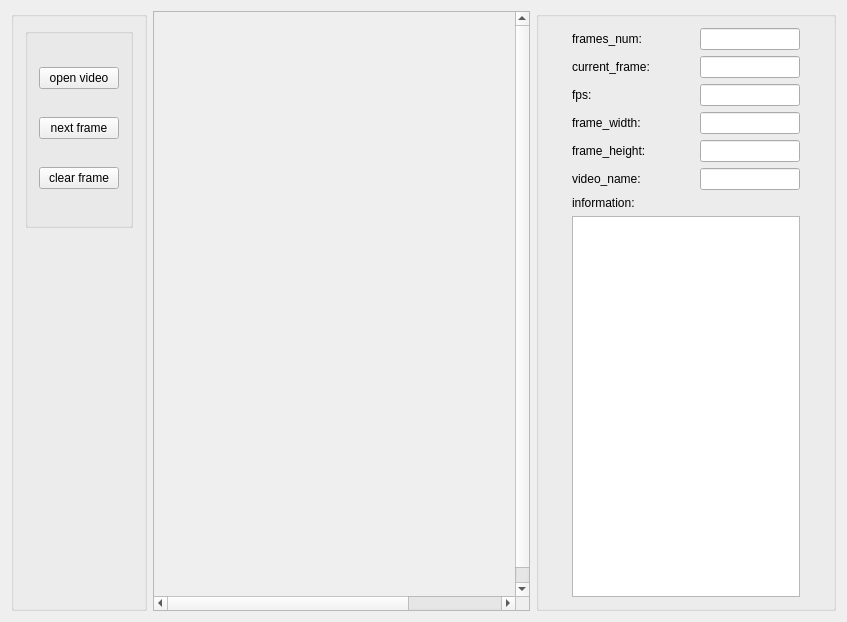
<?xml version="1.0" encoding="UTF-8"?>
<ui version="4.0">
 <class>MainWindow</class>
 <widget class="QMainWindow" name="MainWindow">
  <property name="geometry">
   <rect>
    <x>0</x>
    <y>0</y>
    <width>847</width>
    <height>622</height>
   </rect>
  </property>
  <property name="sizePolicy">
   <sizepolicy hsizetype="Expanding" vsizetype="Expanding">
    <horstretch>0</horstretch>
    <verstretch>0</verstretch>
   </sizepolicy>
  </property>
  <property name="windowTitle">
   <string>MainWindow</string>
  </property>
  <widget class="QWidget" name="centralWidget">
   <layout class="QGridLayout" name="gridLayout_4">
    <item row="0" column="0">
     <widget class="QGroupBox" name="groupBox_2">
      <property name="maximumSize">
       <size>
        <width>200</width>
        <height>16777215</height>
       </size>
      </property>
      <property name="title">
       <string/>
      </property>
      <layout class="QGridLayout" name="gridLayout">
       <item row="0" column="0">
        <widget class="QGroupBox" name="groupBox_3">
         <property name="minimumSize">
          <size>
           <width>0</width>
           <height>200</height>
          </size>
         </property>
         <property name="maximumSize">
          <size>
           <width>150</width>
           <height>400</height>
          </size>
         </property>
         <property name="title">
          <string/>
         </property>
         <layout class="QGridLayout" name="gridLayout_5">
          <item row="0" column="0">
           <widget class="QPushButton" name="o_v_Button">
            <property name="text">
             <string>open video</string>
            </property>
           </widget>
          </item>
          <item row="1" column="0">
           <widget class="QPushButton" name="n_f_Button">
            <property name="text">
             <string>next frame</string>
            </property>
           </widget>
          </item>
          <item row="2" column="0">
           <widget class="QPushButton" name="c_f_Button">
            <property name="text">
             <string>clear frame</string>
            </property>
           </widget>
          </item>
         </layout>
        </widget>
       </item>
       <item row="1" column="0">
        <spacer name="verticalSpacer">
         <property name="orientation">
          <enum>Qt::Vertical</enum>
         </property>
         <property name="sizeHint" stdset="0">
          <size>
           <width>20</width>
           <height>40</height>
          </size>
         </property>
        </spacer>
       </item>
      </layout>
     </widget>
    </item>
    <item row="0" column="3">
     <widget class="QGroupBox" name="groupBox">
      <property name="maximumSize">
       <size>
        <width>300</width>
        <height>16777215</height>
       </size>
      </property>
      <property name="title">
       <string/>
      </property>
      <layout class="QGridLayout" name="gridLayout_3">
       <item row="2" column="0">
        <widget class="QLabel" name="label_3">
         <property name="maximumSize">
          <size>
           <width>100</width>
           <height>16777215</height>
          </size>
         </property>
         <property name="text">
          <string>current_frame:</string>
         </property>
        </widget>
       </item>
       <item row="2" column="1">
        <widget class="QLineEdit" name="currentFrameNumLine">
         <property name="maximumSize">
          <size>
           <width>100</width>
           <height>16777215</height>
          </size>
         </property>
        </widget>
       </item>
       <item row="0" column="0">
        <widget class="QLabel" name="label">
         <property name="maximumSize">
          <size>
           <width>100</width>
           <height>16777215</height>
          </size>
         </property>
         <property name="text">
          <string>frames_num:</string>
         </property>
        </widget>
       </item>
       <item row="8" column="1">
        <widget class="QLineEdit" name="frameHeightLine">
         <property name="maximumSize">
          <size>
           <width>100</width>
           <height>16777215</height>
          </size>
         </property>
        </widget>
       </item>
       <item row="6" column="0">
        <widget class="QLabel" name="frame_width_lab">
         <property name="maximumSize">
          <size>
           <width>150</width>
           <height>16777215</height>
          </size>
         </property>
         <property name="text">
          <string>frame_width:</string>
         </property>
        </widget>
       </item>
       <item row="4" column="0">
        <widget class="QLabel" name="label_5">
         <property name="maximumSize">
          <size>
           <width>150</width>
           <height>16777215</height>
          </size>
         </property>
         <property name="text">
          <string>fps:</string>
         </property>
        </widget>
       </item>
       <item row="8" column="0">
        <widget class="QLabel" name="label_7">
         <property name="maximumSize">
          <size>
           <width>150</width>
           <height>16777215</height>
          </size>
         </property>
         <property name="text">
          <string>frame_height:</string>
         </property>
        </widget>
       </item>
       <item row="0" column="1">
        <widget class="QLineEdit" name="frameTotalNumLine">
         <property name="sizePolicy">
          <sizepolicy hsizetype="Fixed" vsizetype="Fixed">
           <horstretch>0</horstretch>
           <verstretch>0</verstretch>
          </sizepolicy>
         </property>
         <property name="maximumSize">
          <size>
           <width>100</width>
           <height>16777215</height>
          </size>
         </property>
        </widget>
       </item>
       <item row="6" column="1">
        <widget class="QLineEdit" name="frameWidthLine">
         <property name="maximumSize">
          <size>
           <width>100</width>
           <height>16777215</height>
          </size>
         </property>
        </widget>
       </item>
       <item row="13" column="0" colspan="2">
        <widget class="QTextEdit" name="textEdit">
         <property name="maximumSize">
          <size>
           <width>300</width>
           <height>16777215</height>
          </size>
         </property>
        </widget>
       </item>
       <item row="4" column="1">
        <widget class="QLineEdit" name="fpsLine">
         <property name="maximumSize">
          <size>
           <width>100</width>
           <height>16777215</height>
          </size>
         </property>
        </widget>
       </item>
       <item row="12" column="0" colspan="2">
        <widget class="QLabel" name="label_4">
         <property name="text">
          <string>information:</string>
         </property>
        </widget>
       </item>
       <item row="10" column="0">
        <widget class="QLabel" name="label_8">
         <property name="maximumSize">
          <size>
           <width>150</width>
           <height>16777215</height>
          </size>
         </property>
         <property name="text">
          <string>video_name:</string>
         </property>
        </widget>
       </item>
       <item row="10" column="1">
        <widget class="QLineEdit" name="videoName">
         <property name="maximumSize">
          <size>
           <width>100</width>
           <height>16777215</height>
          </size>
         </property>
        </widget>
       </item>
      </layout>
     </widget>
    </item>
    <item row="0" column="1">
     <widget class="QScrollArea" name="scrollArea">
      <property name="widgetResizable">
       <bool>true</bool>
      </property>
      <property name="alignment">
       <set>Qt::AlignLeading|Qt::AlignLeft|Qt::AlignTop</set>
      </property>
      <widget class="QWidget" name="scrollAreaWidgetContents">
       <property name="geometry">
        <rect>
         <x>0</x>
         <y>0</y>
         <width>500</width>
         <height>600</height>
        </rect>
       </property>
       <property name="sizePolicy">
        <sizepolicy hsizetype="Expanding" vsizetype="Expanding">
         <horstretch>0</horstretch>
         <verstretch>0</verstretch>
        </sizepolicy>
       </property>
       <property name="minimumSize">
        <size>
         <width>500</width>
         <height>600</height>
        </size>
       </property>
      </widget>
     </widget>
    </item>
   </layout>
  </widget>
 </widget>
 <layoutdefault spacing="6" margin="11"/>
 <resources/>
 <connections/>
</ui>
